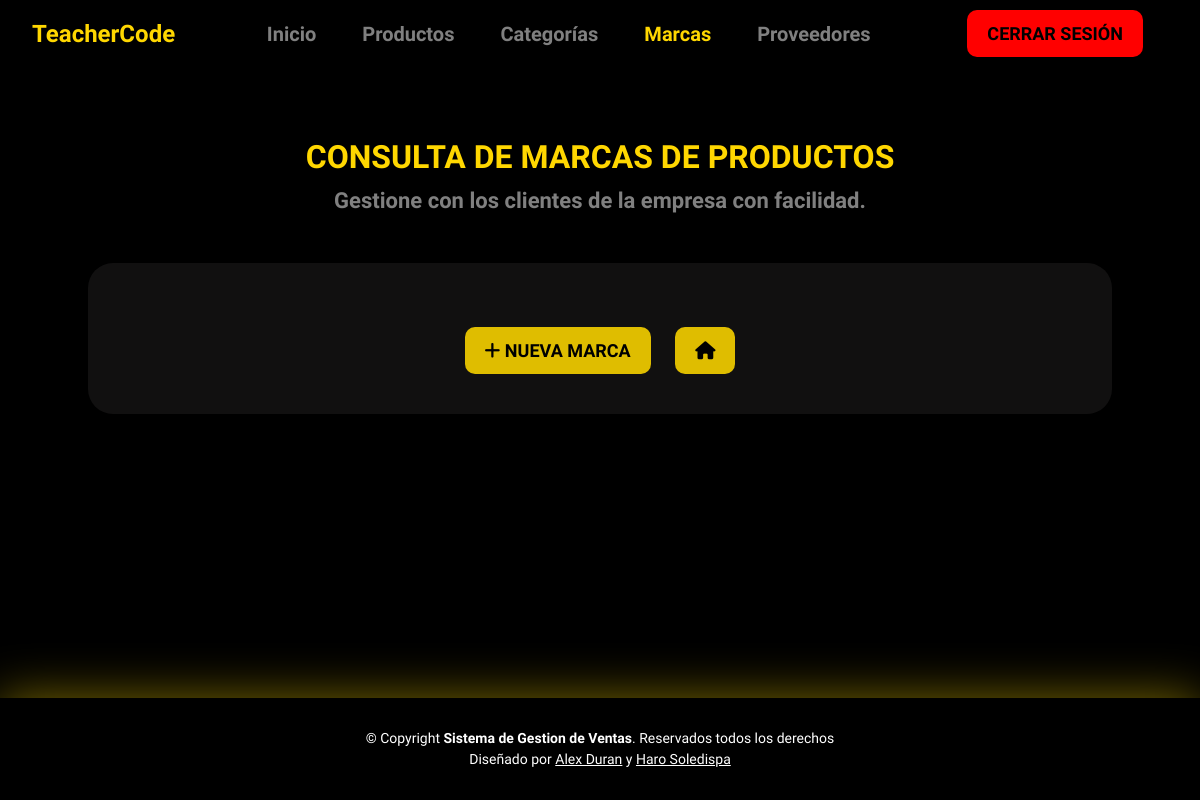
The app's page /brand_list/ (signed in), older data.
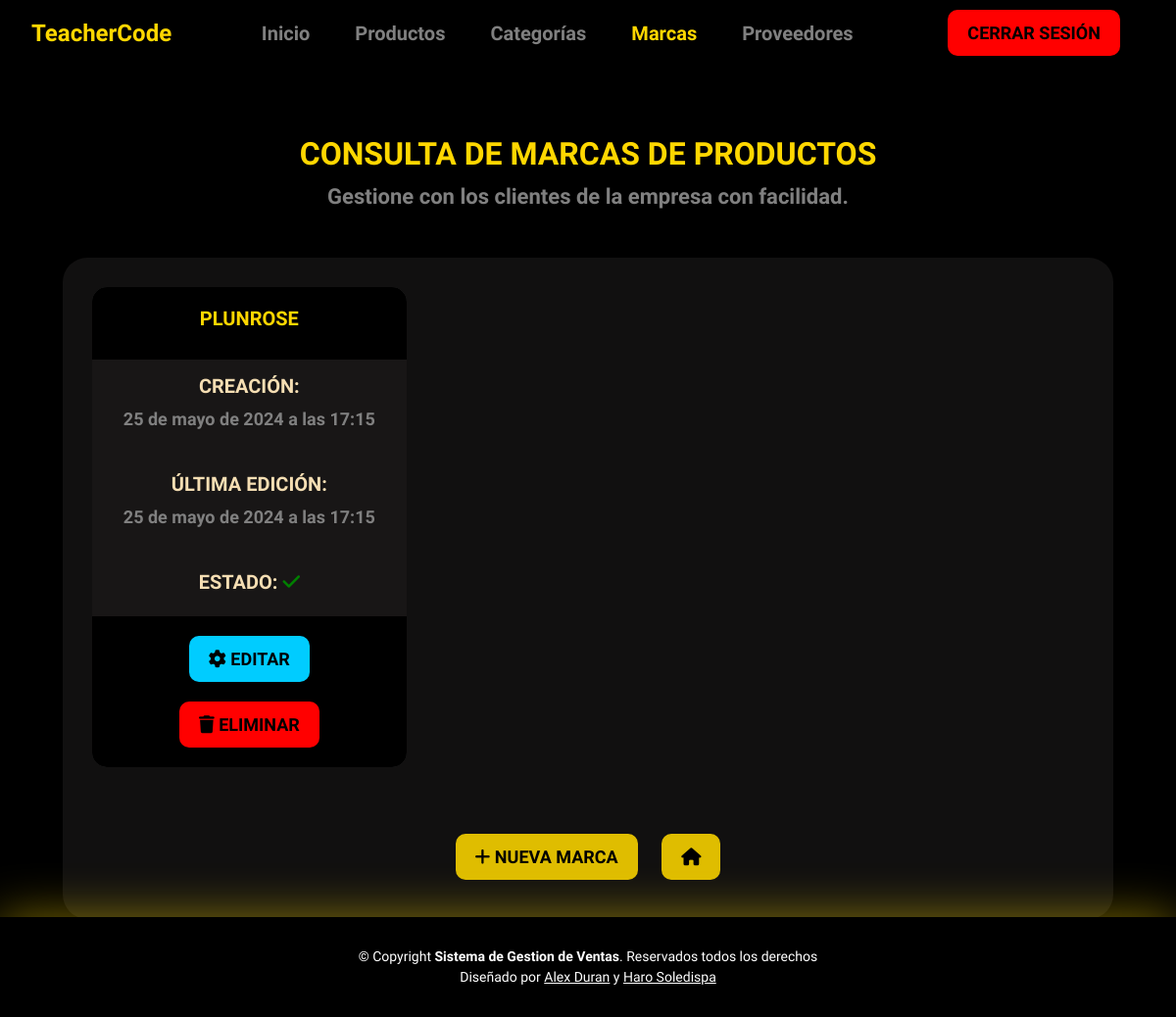
The same page, newer data.
### core/models.py (models this page shows, shortened)
class Brand(models.Model):
    description = models.CharField('Articulo', max_length=100)
    user = models.ForeignKey(settings.AUTH_USER_MODEL, on_delete=models.CASCADE)
    created = models.DateTimeField(auto_now_add=True)
    updated = models.DateTimeField(auto_now=True)
    state = models.BooleanField('Estado', default=True)
    class Meta:
        verbose_name = 'Marca'
        verbose_name_plural = 'Marcas'
        ordering = ['description']
        indexes = [models.Index(fields=['description'])]

### core/views.py (the view)
# urls.py: path('brand_list/', views.brand_List,name='brand_list'),
def brand_List(request):
    data = {"title1": "Marcas", "title2": "Consulta De Marcas De Productos"}
    brands = Brand.objects.all() # select * from Product
    data["brands"]=brands
    return render(request,"core/brands/list.html",data)

### templates/core/brands/list.html (shortened to what this page needs)
{% extends 'base.html' %}
{% block content %}
<section id="home-modulos" class="mt-4 d-flex justify-content-center align-items-center" data-aos="fade-up" data-aos-delay="200">
    <div class="container text-center">
        <div class="row">
            <div class="col-lg-12">
                <div class="module-head">
                    <h2 class="title text-center">{{ title2 }}</h2>
                    <p>Gestione con los clientes de la empresa con facilidad. </p>
                </div>
            </div>
            <div class="module-cards">
                <div class="row">
                    {% for item in brands %}
                    <div class="col-md-4 mb-4">
                        <div class="card card-custom">
                            <div class="card-header">
                                <h2 class="card-title">{{ item.description }}</h2>
                            </div>
                            <div class="card-body">
                                <h3>Creación: </h3><p>{{ item.created }}</p><br>
                                <h3>Última edición: </h3><p>{{ item.updated }}</p><br>
                                <h3>
                                    Estado:
                                    {% if item.state %}
                                    <i class="fa-solid fa-check" style="color: green;"></i>
                                    {% else %}
                                    <i class="fa-solid fa-square-minus" style="color: red;"></i>
                                    {% endif %}
                                </h3>
                            </div>
                            <div class="card-footer">
                                <a href="{% url 'core:brand_update' item.id %}" class="btn btn-update"><i class="fa-solid fa-gear"></i> Editar</a>
                                <a class="btn btn-cancel" onclick="confirmDelete({{ item.id }})"><i class="fa-solid fa-trash"></i> Eliminar</a>
                            </div>
                        </div>
                    </div>
                    {% endfor %}
                </div>
                <div class="form-group text-center mt-4">
                    <a class="btn btn-details" href="{% url 'core:brand_create' %}"><i class="fa-solid fa-plus"></i> Nueva marca </a>
                    <a class="btn btn-details" href="{% url 'home' %}"><i class="fa-solid fa-house"></i></a>
                </div>
            </div>
        </div>
    </div>
</section>
{% endblock content %}

Row changes from the older to the newer data that the page shows:
added Brand: description "PLUNROSE", created "25 de mayo de 2024 a las 17:15", updated "25 de mayo de 2024 a las 17:15", state True (drawn)
